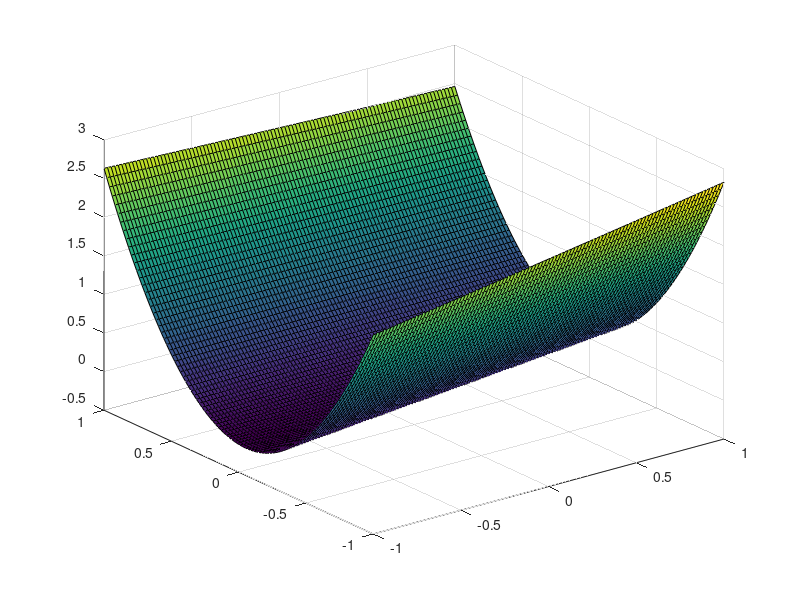

This chart was generated by the following MATLAB code: (Note: this script raises an error after producing the figure.)
clear
clc
close all;

%% Visualizing nonconvexity
dim = 2;
A = diag([0 5]);
[q,~] = qr(randn(dim));
A = q'*A*q;
b = rand(dim,1);

f = @(x) 0.5*x'*A*x+b'*x;
dist = linspace(-1,1,100);
mesh = zeros(length(dist));
for i = 1:length(dist)
    for j= 1:length(dist)
        x = [dist(i);dist(j)];
        mesh(i,j) = f(x);
    end
end

surf(dist,dist,mesh)


%% Single Trial Run
clear
clc

% Algorithm Parameters
it = 100;
dim = 35;
convexParam.maxIt = it;
beckParam.maxIt = it;
sgdParam.epochs = it;
sgdParam.miniBatchProp = 1/4;
sgdParam.maxIt = ceil(sgdParam.epochs/sgdParam.miniBatchProp);

A = rand(dim);
A = A+A';
b = rand(dim,1);


[convex, beck, sgd,sdp] = solvingTRS(A,b,dim,convexParam,beckParam,sgdParam,[]);

% Generate output statistics/plots
figure();
subplot(2,2,1)
plot(1:convexParam.maxIt,convex.objVal)
xlabel('Iteration')
ylabel('Objective')
title('TRS Using Convex Reformulation')

subplot(2,2,2)
plot(1:beckParam.maxIt, beck.objValX)
hold on
plot(1:beckParam.maxIt, beck.objValY)
xlabel('Iteration')
ylabel('Objective')
title('TRS Using Double-Start FOCM')
legend('Starting at 0','Starting at random point','location','best')

subplot(2,2,3)
plot(1:sgdParam.maxIt,sgd.objVal)
xlabel('Iteration')
ylabel('Objective')
title('TRS Using Stochastic Projected Gradient Descent')
